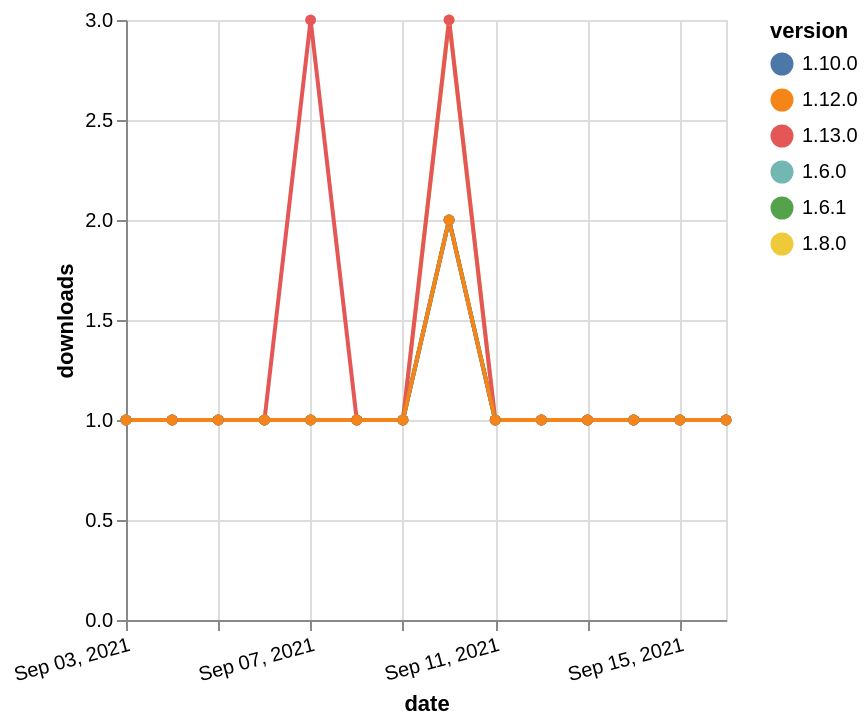

The specification (Vega-Lite) saved for this image:
### Vega-Lite specification from a JSON file in a GitHub repository (floating-point values rounded to 4 significant figures)
{"$schema": "https://vega.github.io/schema/vega-lite/v5.json", "description": "A simple bar chart with embedded data.", "data": {"values": [{"date": "2021-09-03", "total": 232, "delta": 1, "version": "1.6.0"}, {"date": "2021-09-04", "total": 233, "delta": 1, "version": "1.6.0"}, {"date": "2021-09-05", "total": 234, "delta": 1, "version": "1.6.0"}, {"date": "2021-09-06", "total": 235, "delta": 1, "version": "1.6.0"}, {"date": "2021-09-07", "total": 236, "delta": 1, "version": "1.6.0"}, {"date": "2021-09-08", "total": 237, "delta": 1, "version": "1.6.0"}, {"date": "2021-09-09", "total": 238, "delta": 1, "version": "1.6.0"}, {"date": "2021-09-10", "total": 240, "delta": 2, "version": "1.6.0"}, {"date": "2021-09-11", "total": 241, "delta": 1, "version": "1.6.0"}, {"date": "2021-09-12", "total": 242, "delta": 1, "version": "1.6.0"}, {"date": "2021-09-13", "total": 243, "delta": 1, "version": "1.6.0"}, {"date": "2021-09-14", "total": 244, "delta": 1, "version": "1.6.0"}, {"date": "2021-09-15", "total": 245, "delta": 1, "version": "1.6.0"}, {"date": "2021-09-16", "total": 246, "delta": 1, "version": "1.6.0"}, {"date": "2021-09-03", "total": 228, "delta": 1, "version": "1.6.1"}, {"date": "2021-09-04", "total": 229, "delta": 1, "version": "1.6.1"}, {"date": "2021-09-05", "total": 230, "delta": 1, "version": "1.6.1"}, {"date": "2021-09-06", "total": 231, "delta": 1, "version": "1.6.1"}, {"date": "2021-09-07", "total": 232, "delta": 1, "version": "1.6.1"}, {"date": "2021-09-08", "total": 233, "delta": 1, "version": "1.6.1"}, {"date": "2021-09-09", "total": 234, "delta": 1, "version": "1.6.1"}, {"date": "2021-09-10", "total": 236, "delta": 2, "version": "1.6.1"}, {"date": "2021-09-11", "total": 237, "delta": 1, "version": "1.6.1"}, {"date": "2021-09-12", "total": 238, "delta": 1, "version": "1.6.1"}, {"date": "2021-09-13", "total": 239, "delta": 1, "version": "1.6.1"}, {"date": "2021-09-14", "total": 240, "delta": 1, "version": "1.6.1"}, {"date": "2021-09-15", "total": 241, "delta": 1, "version": "1.6.1"}, {"date": "2021-09-16", "total": 242, "delta": 1, "version": "1.6.1"}, {"date": "2021-09-03", "total": 320, "delta": 1, "version": "1.8.0"}, {"date": "2021-09-04", "total": 321, "delta": 1, "version": "1.8.0"}, {"date": "2021-09-05", "total": 322, "delta": 1, "version": "1.8.0"}, {"date": "2021-09-06", "total": 323, "delta": 1, "version": "1.8.0"}, {"date": "2021-09-07", "total": 324, "delta": 1, "version": "1.8.0"}, {"date": "2021-09-08", "total": 325, "delta": 1, "version": "1.8.0"}, {"date": "2021-09-09", "total": 326, "delta": 1, "version": "1.8.0"}, {"date": "2021-09-10", "total": 329, "delta": 3, "version": "1.8.0"}, {"date": "2021-09-11", "total": 330, "delta": 1, "version": "1.8.0"}, {"date": "2021-09-12", "total": 331, "delta": 1, "version": "1.8.0"}, {"date": "2021-09-13", "total": 332, "delta": 1, "version": "1.8.0"}, {"date": "2021-09-14", "total": 333, "delta": 1, "version": "1.8.0"}, {"date": "2021-09-15", "total": 334, "delta": 1, "version": "1.8.0"}, {"date": "2021-09-16", "total": 335, "delta": 1, "version": "1.8.0"}, {"date": "2021-09-03", "total": 182, "delta": 1, "version": "1.13.0"}, {"date": "2021-09-04", "total": 183, "delta": 1, "version": "1.13.0"}, {"date": "2021-09-05", "total": 184, "delta": 1, "version": "1.13.0"}, {"date": "2021-09-06", "total": 185, "delta": 1, "version": "1.13.0"}, {"date": "2021-09-07", "total": 188, "delta": 3, "version": "1.13.0"}, {"date": "2021-09-08", "total": 189, "delta": 1, "version": "1.13.0"}, {"date": "2021-09-09", "total": 190, "delta": 1, "version": "1.13.0"}, {"date": "2021-09-10", "total": 193, "delta": 3, "version": "1.13.0"}, {"date": "2021-09-11", "total": 194, "delta": 1, "version": "1.13.0"}, {"date": "2021-09-12", "total": 195, "delta": 1, "version": "1.13.0"}, {"date": "2021-09-13", "total": 196, "delta": 1, "version": "1.13.0"}, {"date": "2021-09-14", "total": 197, "delta": 1, "version": "1.13.0"}, {"date": "2021-09-15", "total": 198, "delta": 1, "version": "1.13.0"}, {"date": "2021-09-16", "total": 199, "delta": 1, "version": "1.13.0"}, {"date": "2021-09-03", "total": 180, "delta": 1, "version": "1.10.0"}, {"date": "2021-09-04", "total": 181, "delta": 1, "version": "1.10.0"}, {"date": "2021-09-05", "total": 182, "delta": 1, "version": "1.10.0"}, {"date": "2021-09-06", "total": 183, "delta": 1, "version": "1.10.0"}, {"date": "2021-09-07", "total": 184, "delta": 1, "version": "1.10.0"}, {"date": "2021-09-08", "total": 185, "delta": 1, "version": "1.10.0"}, {"date": "2021-09-09", "total": 186, "delta": 1, "version": "1.10.0"}, {"date": "2021-09-10", "total": 188, "delta": 2, "version": "1.10.0"}, {"date": "2021-09-11", "total": 189, "delta": 1, "version": "1.10.0"}, {"date": "2021-09-12", "total": 190, "delta": 1, "version": "1.10.0"}, {"date": "2021-09-13", "total": 191, "delta": 1, "version": "1.10.0"}, {"date": "2021-09-14", "total": 192, "delta": 1, "version": "1.10.0"}, {"date": "2021-09-15", "total": 193, "delta": 1, "version": "1.10.0"}, {"date": "2021-09-16", "total": 194, "delta": 1, "version": "1.10.0"}, {"date": "2021-09-03", "total": 152, "delta": 1, "version": "1.12.0"}, {"date": "2021-09-04", "total": 153, "delta": 1, "version": "1.12.0"}, {"date": "2021-09-05", "total": 154, "delta": 1, "version": "1.12.0"}, {"date": "2021-09-06", "total": 155, "delta": 1, "version": "1.12.0"}, {"date": "2021-09-07", "total": 156, "delta": 1, "version": "1.12.0"}, {"date": "2021-09-08", "total": 157, "delta": 1, "version": "1.12.0"}, {"date": "2021-09-09", "total": 158, "delta": 1, "version": "1.12.0"}, {"date": "2021-09-10", "total": 160, "delta": 2, "version": "1.12.0"}, {"date": "2021-09-11", "total": 161, "delta": 1, "version": "1.12.0"}, {"date": "2021-09-12", "total": 162, "delta": 1, "version": "1.12.0"}, {"date": "2021-09-13", "total": 163, "delta": 1, "version": "1.12.0"}, {"date": "2021-09-14", "total": 164, "delta": 1, "version": "1.12.0"}, {"date": "2021-09-15", "total": 165, "delta": 1, "version": "1.12.0"}, {"date": "2021-09-16", "total": 166, "delta": 1, "version": "1.12.0"}]}, "width": "container", "mark": {"type": "line", "point": {"filled": true}}, "encoding": {"x": {"field": "date", "type": "temporal", "timeUnit": "yearmonthdate", "title": "date", "axis": {"labelAngle": -15}}, "y": {"field": "delta", "type": "quantitative", "title": "downloads"}, "color": {"field": "version", "type": "nominal"}, "tooltip": {"field": "delta"}}}
